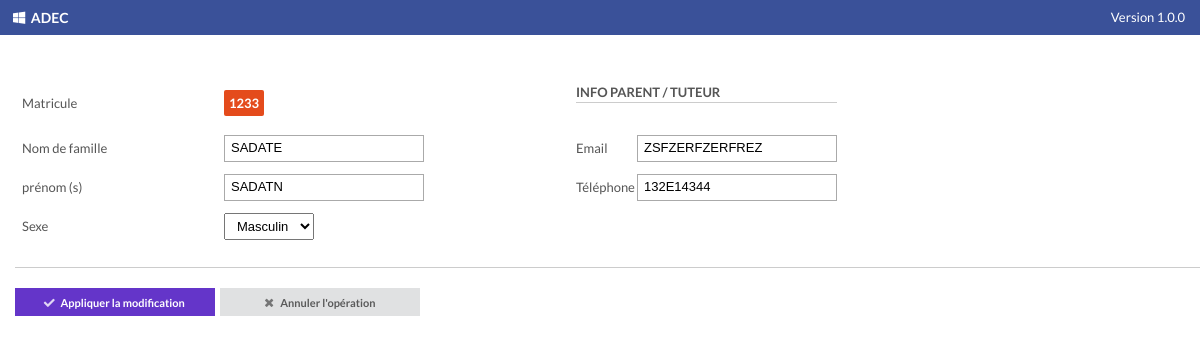
Page /modifierEnseignant/index.php?matricule=1233 on the committed database.
### tables this page shows
CREATE TABLE `enseignants` (
  `mle_enseignant` varchar(10) NOT NULL,
  `nom_enseignant` varchar(255) NOT NULL,
  `prenom_enseignant` varchar(255) NOT NULL,
  `sexe_enseignant` varchar(20) NOT NULL,
  `email_enseignant` varchar(50) NOT NULL,
  `telephone_enseignant` varchar(20) NOT NULL
);

### modifierEnseignant/index.php (the view, shortened to what this page needs)
<?php
    require_once "../includedPages/connect.php";
    require_once "../includedPages/headerHtml.php";
    require_once "../includedPages/topBar.php";
    $req = "SELECT * FROM enseignants WHERE mle_enseignant = ?";
    $req_build = $bdd->prepare($req);
    $req_exe = $req_build->execute(array($_GET['matricule']));
    $data=$req_build->fetch();
?><br /><br />
<div style="margin-left: 20px;">
    <table class="tableAjoutEleve">
        <tr>
            <td width="200">
                Matricule
            </td>
            <td width="350">
                <span style="background-color: #e44b1c;padding: 5px; color: #fff; border-radius: 2px;"><b><?=$data['mle_enseignant']; ?></b></span>
            </td>
            <td width="250" colspan="2">
                <b>INFO PARENT / TUTEUR</b>
                <div style="border-bottom: 1px solid #ccc;"></div><br />
            </td>
        </tr>
        <tr>
            <td>
                Nom de famille
            </td>
            <td>
                <input type="text" class="input" id="nomDeFamilleEleve" value="<?=$data['nom_enseignant']; ?>">
            </td>
            <td>
                Email
            </td>
            <td>
                <input type="text" class="input" id="nomParentEleve" value="<?=$data['email_enseignant']; ?>">
            </td>
        </tr>
        <tr>
            <td>prénom (s)</td>
            <td>
                <input type="text" class="input" id="prenomEleve" value="<?=$data['prenom_enseignant']; ?>">
            </td>
            <td>
                Téléphone
            </td>
            <td>
                <input type="text" class="input" id="adresseParentEleve" value="<?=$data['telephone_enseignant']; ?>">
            </td>
        </tr>
        <tr>
            <td>Sexe</td>
            <td>
                <select style="outline: none; padding: 4px 8px 4px 8px;" id="sexeEleve">
                    <option value="Masculin">Masculin</option>
                </select>
            </td>
            <td>
            </td>
            <td>
            </td>
        </tr>
    </table><br />
</div>
    <div style="margin-left: 15px; font-size: 13px; border-top: 1px solid #ccc;"><br />
        <button class="ui violet button mini" style="border-radius: 0; width: 200px;" id="modifierClasseBouton">
        <i class="check icon"></i>Appliquer la modification
        </button>
        <button class="ui button mini" style="border-radius: 0; width: 200px;" id="annulerModifierClasseBouton">
            <i class="times icon"></i>Annuler l'opération
        </button>
    </div><br />
<?php
    require_once "../includedPages/bottomHtml.php";
?>

### css/style.css (style rules this page uses)
.input { border: 1px solid #aaa; padding: 5px 6px; width: 200px; }
.tableAjoutEleve tr td { padding: 5px 0; }
.tableAjoutEleve { font-size: 13px; color: #555; }

### rows in the picture
enseignants: mle_enseignant "1233", nom_enseignant "SADATE", email_enseignant "ZSFZERFZERFREZ", prenom_enseignant "SADATN", telephone_enseignant "132E14344"
